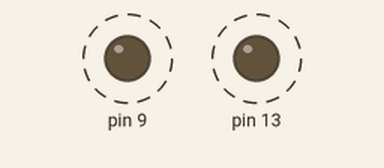
Simulated run of this sketch. Board: Arduino Uno, built with avr-gcc and run on an emulated ATmega328P. Shown: output pins drawn as LEDs (lit = HIGH). Dashed ring = blinking.

Above: at 3.1 s.
Timing chart, 0 to 6.8 s (numbered marks = the images above):
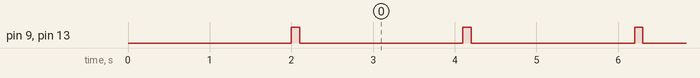

The sketch:

atomizer.ino
```cpp
void setup() {
 pinMode(9, OUTPUT);
 pinMode(13, OUTPUT);
 digitalWrite(13, LOW);
 delay(2000);
}

void loop() {
 digitalWrite(9, HIGH);
 digitalWrite(13, HIGH);
 delay(100);
 digitalWrite(9, LOW);
 digitalWrite(13, LOW);
 delay(2000);
}
```

Measured:
- by itself, pin 9, pin 13: alternates HIGH for 0.10 s and LOW for 2.0 s
